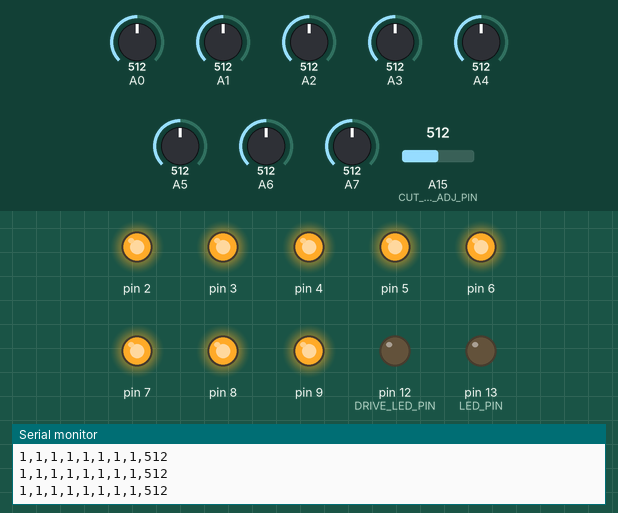
This sketch was run on a simulated Arduino Mega 2560, built with avr-gcc and run on an emulated ATmega2560. Shown: output pins drawn as LEDs (lit = HIGH), the last lines printed to the serial monitor. The inputs (shaded band) are chosen by the test bench; at power-on: A15 (CUT_HIGH_ADJ_PIN) = 512, A0 = 512, A1 = 512, A2 = 512, A3 = 512, A5 = 512, A4 = 512, A6 = 512, A7 = 512.

Above: at 1.2 s.
1.3 s: A15 (CUT_HIGH_ADJ_PIN) set to 521
At 2.5 s:
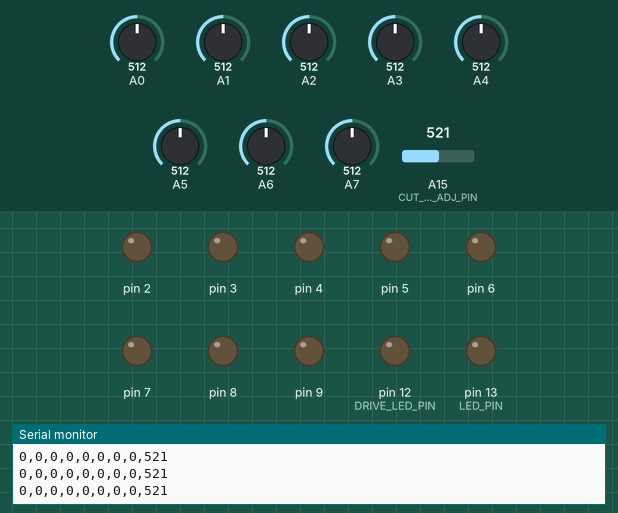
2.8 s: A0 set to 538
At 3.6 s:
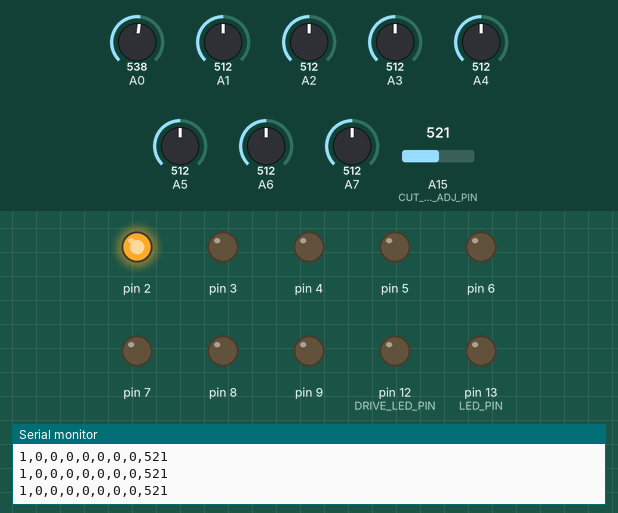
4.3 s: A1 set to 534
At 4.7 s:
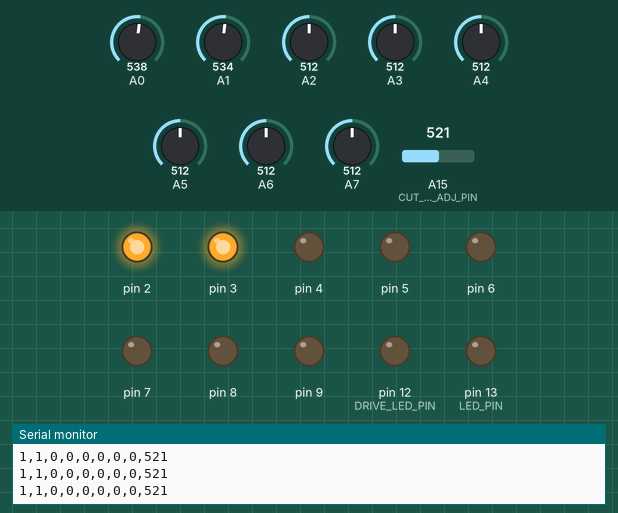
5.8 s: A2 set to 716
At 7.0 s:
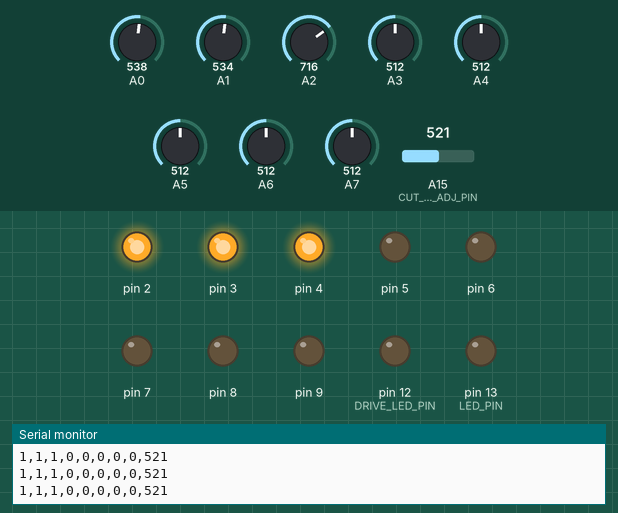
7.3 s: A3 set to 716
At 8.2 s:
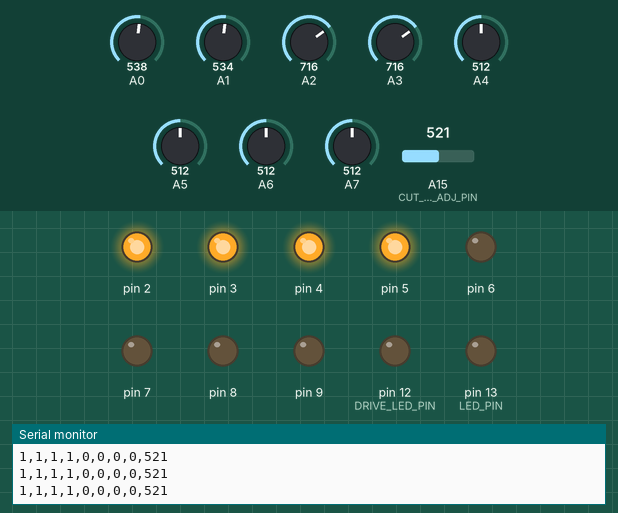
8.8 s: A5 set to 716
At 9.4 s:
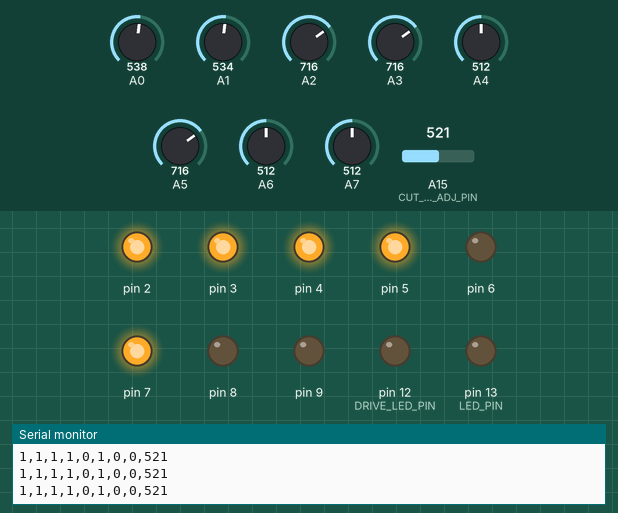
Timing chart, 0 to 11.3 s (numbered marks = the images above; inputs shaded):
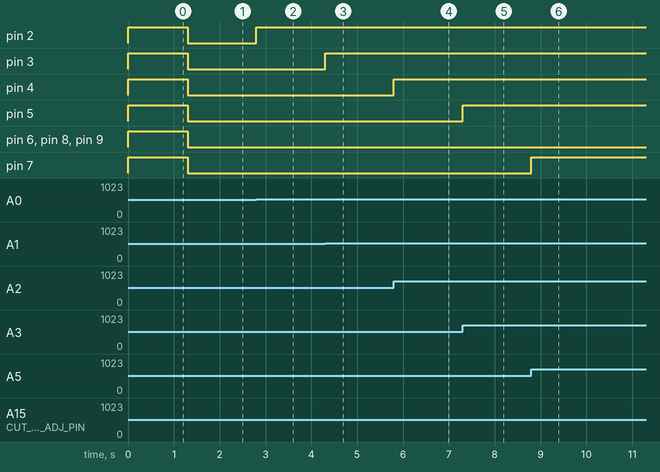

The sketch:

IR_Tracking_8AinTo8Dout_V0.0.2.ino
```cpp
#include <avr/wdt.h>

#define LED_PIN 13
#define DRIVE_LED_PIN 12
#define CUT_HIGH_ADJ_PIN  A15
int aInPin[8] = {0};
int dOutPin[8] = {0};
int dOutData[8] = {0};
int cutToHigh = 512;//Init
char buf[32] = {0};
int bufSize = 0;

int aToDHighLow(int aInPin);
void writeDigOut(int dOutPin, int value);
void readCutHighAdj();
void readDigOut();
int i = 0;

int prevState = 0;
int newState = 0;

void setup() {
  wdt_enable(WDTO_8S);

  aInPin[0] = A0;
  aInPin[1] = A1;
  aInPin[2] = A2;
  aInPin[3] = A3;
  aInPin[4] = A4;
  aInPin[5] = A5;
  aInPin[6] = A6;
  aInPin[7] = A7;

  dOutPin[0] = 2;
  dOutPin[1] = 3;
  dOutPin[2] = 4;
  dOutPin[3] = 5;
  dOutPin[4] = 6;
  dOutPin[5] = 7;
  dOutPin[6] = 8;
  dOutPin[7] = 9;

  for (i = 0; i < 8; i++) {
    pinMode(dOutPin[i], OUTPUT);
  }
  Serial.begin(115200);

  pinMode(LED_PIN, OUTPUT);
  digitalWrite(LED_PIN, LOW);
  pinMode(DRIVE_LED_PIN, OUTPUT);
  digitalWrite(DRIVE_LED_PIN, LOW);

}

int aToDHighLow(int aInPin) {
  int aVal = 0;
  aVal = analogRead(aInPin);
  if (aVal >= cutToHigh) {
    return 1; //High
  } else {
    return 0; //Low
  }
}

void writeDigOut(int dOutPin, int value) {
  digitalWrite(dOutPin, value);
}

void readDigOut() {
  int j = 0;
  for (j = 0; j < 8; j++) {
    dOutData[j] = digitalRead(dOutPin[j]);
  }
}

void readCutHighAdj() {
  static int prevCut = 0;
  cutToHigh = analogRead(CUT_HIGH_ADJ_PIN);

//  if (prevCut != cutToHigh) {
//    Serial.print("Cut High Chanage: ");
//    Serial.print(cutToHigh);
//    Serial.println();
//    prevCut = cutToHigh;
//  }
}

long prevPrintA = 0;
void loop() {
  wdt_reset();
  readCutHighAdj();

  for (i = 0; i < 8; i++) {
    newState = 0;
    dOutData[i] = aToDHighLow(aInPin[i]);
    writeDigOut(dOutPin[i], dOutData[i]);
    newState += dOutData[i];
  }

//  if(millis()-prevPrintA>100){
//    Serial.println(analogRead(aInPin[0]));
//    prevPrintA = millis();
//  }
  readDigOut();

  if (millis()-prevPrintA>100) {
    memset(buf,0,sizeof(buf));
    sprintf(buf,"%d,%d,%d,%d,%d,%d,%d,%d,%d\r\n",
    dOutData[0],dOutData[1],dOutData[2],dOutData[3],
    dOutData[4],dOutData[5],dOutData[6],dOutData[7],cutToHigh);
    bufSize = strlen(buf);
    Serial.write(buf,bufSize
    );
//    digitalWrite(LED_PIN, HIGH);
//    Serial.print(dOutData[0]);
//    Serial.print(",");
//    Serial.print(dOutData[1]);
//    Serial.print(",");
//    Serial.print(dOutData[2]);
//    Serial.print(",");
//    Serial.print(dOutData[3]);
//    Serial.print(",");
//    Serial.print(dOutData[4]);
//    Serial.print(",");
//    Serial.print(dOutData[5]);
//    Serial.print(",");
//    Serial.print(dOutData[6]);
//    Serial.print(",");
//    Serial.print(dOutData[7]);
//    Serial.print(",");
//    Serial.print(cutToHigh);
//    Serial.println();
    prevPrintA = millis();
  } else {
    digitalWrite(LED_PIN, LOW);
  }

//  if (newState != prevState) {
//    digitalWrite(LED_PIN, HIGH);
//    Serial.print(dOutData[0]);
//    Serial.print(",");
//    Serial.print(dOutData[1]);
//    Serial.print(",");
//    Serial.print(dOutData[2]);
//    Serial.print(",");
//    Serial.print(dOutData[3]);
//    Serial.print(",");
//    Serial.print(dOutData[4]);
//    Serial.print(",");
//    Serial.print(dOutData[5]);
//    Serial.print(",");
//    Serial.print(dOutData[6]);
//    Serial.print(",");
//    Serial.print(dOutData[7]);
//    Serial.println();
//    prevState = newState;
//  } else {
//    digitalWrite(LED_PIN, LOW);
//  }
}
```

Measured:
- the behaviour switches between 512 and 513 on A15 (CUT_HIGH_ADJ_PIN) (found by bisection; images 0 and 1)
- the behaviour switches between 520 and 521 on A0 (found by bisection; images 1 and 2)
- the behaviour switches between 520 and 521 on A1 (found by bisection; images 2 and 3)
- after the input at 1.3 s, pin 2–9: HIGH → LOW at once
- after the input at 2.8 s, pin 2: LOW → HIGH at once
- after the input at 4.3 s, pin 3: LOW → HIGH at once
- after the input at 5.8 s, pin 4: LOW → HIGH at once
- after the input at 7.3 s, pin 5: LOW → HIGH at once
- after the input at 8.8 s, pin 7: LOW → HIGH at once
